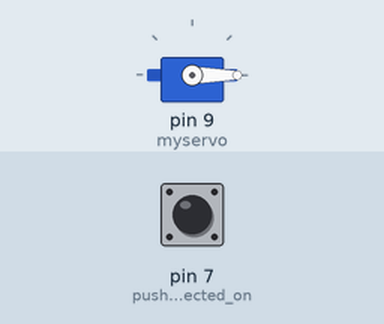
The sketch below on a simulated Arduino Uno, built with avr-gcc and run on an emulated ATmega328P. On the bench: servo. The inputs (shaded band) are chosen by the test bench; at power-on: pin 7 (push_button_connected_on) LOW. What the sketch prints to the serial monitor is not drawn.

Above: at 1.2 s.
1.3 s: pin 7 (push_button_connected_on) pulled HIGH for 0.15 s
At 2.1 s:
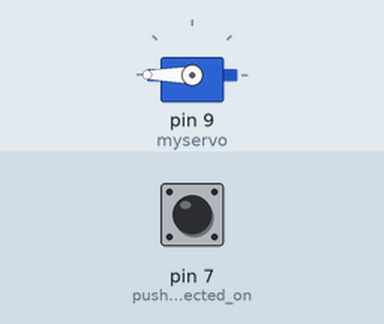
3.8 s: pin 7 (push_button_connected_on) pulled HIGH for 3.2 s
At 8.8 s:
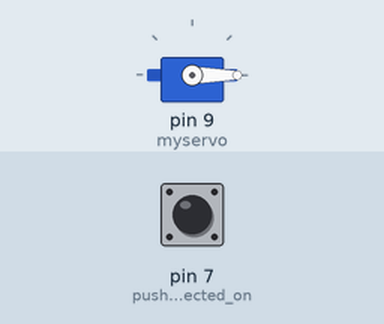
Timing chart, 0 to 10.3 s (numbered marks = the images above; inputs shaded):
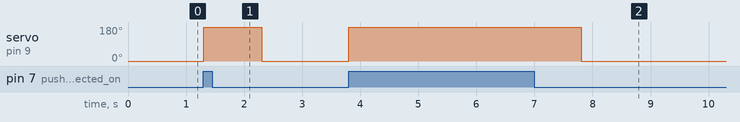

The sketch:

dog_feeder_with_button.ino
```cpp
#include <Servo.h>

Servo myservo;  // create servo object to control a servo
// twelve servo objects can be created on most boards

int buttonState = 0;

void setup() {
  myservo.attach(9);  // attaches the servo on pin 9 to the servo object
  pinMode(7, INPUT); // push button connected on pin 7
  Serial.begin(9600); // begin serial communication with board at 9600 baud rate
}

void loop() {
  buttonState = digitalRead(7); // saves the current state of pushbutton

  Serial.println(buttonState);  //outputs to PC current state of button

  if (buttonState == HIGH)  //when button pressed open feeder
  {
    myservo.write(180);
    delay(1000);
  }

  else{ // close feeder
    myservo.write(0);
  }
}
```

Measured:
- after the input at 1.3 s, servo on pin 9 (myservo): 0° → 180° at once, → 0° 1.0 s later
- after the input at 3.8 s, servo on pin 9 (myservo): 0° → 180° at once, → 0° 4.0 s later
